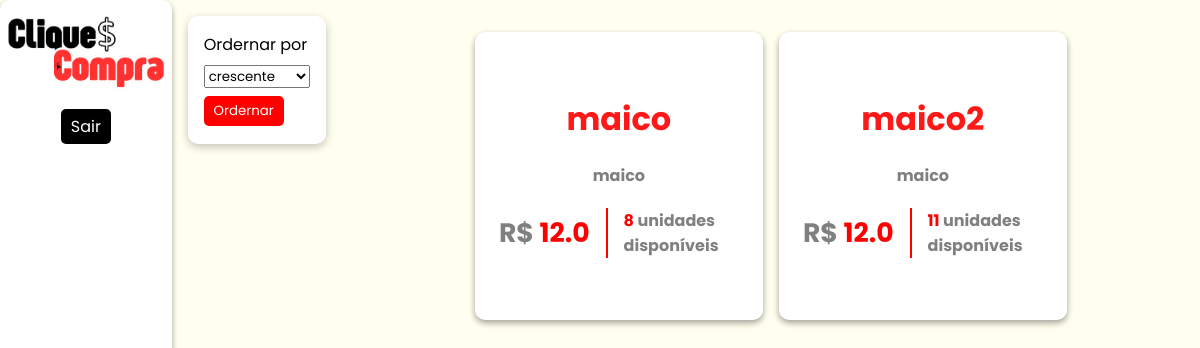
/produtos/ (signed in), run on an earlier commit of the app's database.
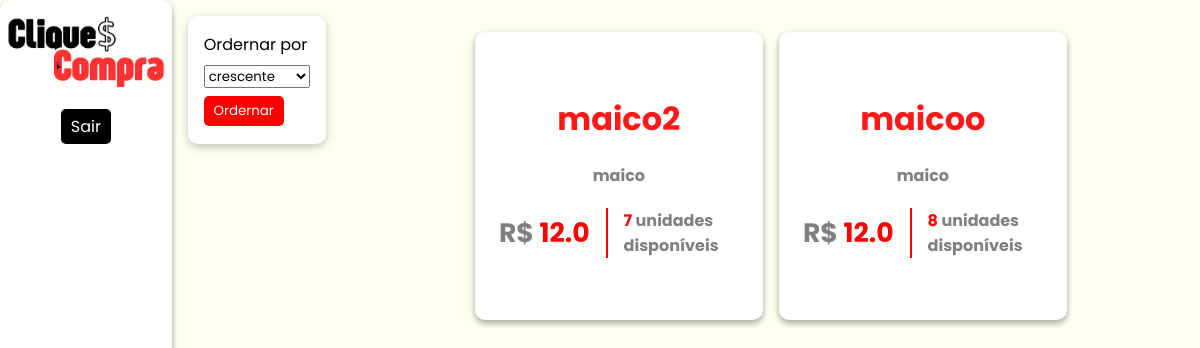
And on a later commit of the database.
### models/produtos.py (models this page shows, shortened)
class Produto(Base):
    __tablename__ = 'tb_produtos'
    pro_id: Mapped[int] = mapped_column(primary_key=True, autoincrement=True)
    pro_nome: Mapped[str] = mapped_column(nullable=False)
    pro_descricao: Mapped[str] = mapped_column(nullable=False)
    pro_preco: Mapped[float] = mapped_column(nullable=False)
    pro_estoque: Mapped[int] = mapped_column()
    @classmethod
    def all(cls, ordem = "crescente"):
        if ordem == "crescente":
            direcao = "ASC"
        elif ordem == "decrescente":
            direcao = "DESC"
        sql = text(f"SELECT * FROM tb_produtos ORDER BY pro_nome {direcao}")
        produtos = session.execute(sql).fetchall()
        return produtos

### controllers/produtos.py (the view)
@produto_bp.route('/', methods=['GET','POST'])
@login_required
def view():
    if request.method == 'POST':
        ordem = request.form['ordem']
        produtos = Produto.all(ordem=ordem)
    elif request.method == 'GET':
        produtos = Produto.all()
    return render_template('produtos/view.html', produtos = produtos)

### controllers/clientes.py (called while the page is built)
@login_manager.user_loader
def load_user(user_id):
    return Cliente.find(id=user_id)

### models/clientes.py (called while the page is built, shortened)
    @classmethod
    def find(cls, **kwargs):
        if 'email' in kwargs:
            return session.query(cls).filter_by(cli_email=kwargs['email']).first() #SELECT * FROM tb_clientes WHERE cli_email = email
        elif 'id' in kwargs:
            return session.query(cls).filter_by(cli_id=kwargs['id']).first() #SELECT * FROM tb_clientes WHERE cli_id = id
        else:
            raise AttributeError('A busca deve ser feita por email ou id.')

### templates/produtos/view.html (shortened to what this page needs)
{% extends "model.html" %}
{% block head_extras %}
<link rel="stylesheet" href="{{ url_for('static', filename='style/model.css') }}">
<link rel="stylesheet" href="{{ url_for('static', filename='style/itens.css') }}">
{% endblock %}
{% block content %}
<nav class="nav-reg">
    <img src="../../static/assets/cliqueconta.png" alt="Logo do CliqueCompra">
    <div class="links">
        <div class="dropdown">
        <a class='sair' href="{{url_for('cliente.logout')}}">Sair</a>
    </div>
</nav>
<div class="filtro p-v">
    <span>Ordernar por</span>
    <form action="{{url_for('produtos.view')}}" method="post">
        <select name="ordem" id="filtro-cli">
            <option value="crescente">crescente</option>
        </select>
        <button type="submit">Ordernar</button>
    </form>
</div>
<div id="produto">
    <ol class="itens">
        {% if produtos %}
        {% for produto in produtos %}
        <li class="item">
            <h1>{{produto.pro_nome}}</h1>
            <h2 id="descricao">{{produto.pro_descricao}}</h2>
            <div class="p-e">
                <h2 id="preco"><span style="color: gray;">R$</span> {{produto.pro_preco}}</h2>
                <div id="divisor"></div>
                <h2 id="estoque"><span style="color: red;">{{produto.pro_estoque}}</span> unidades disponíveis</h2>
            </div>
        </li>
        {% endfor %}
        {%else%}
        <h1>Nosso Estoque Zerou :(</h1>
        {%endif%}
    </ol>
</div>
{% endblock %}

What changed in the data, as far as the page shows it:
changed Produto "maico2": pro_estoque "11" → "7"; moves up the list
changed Produto: pro_nome "maico" → "maicoo"
